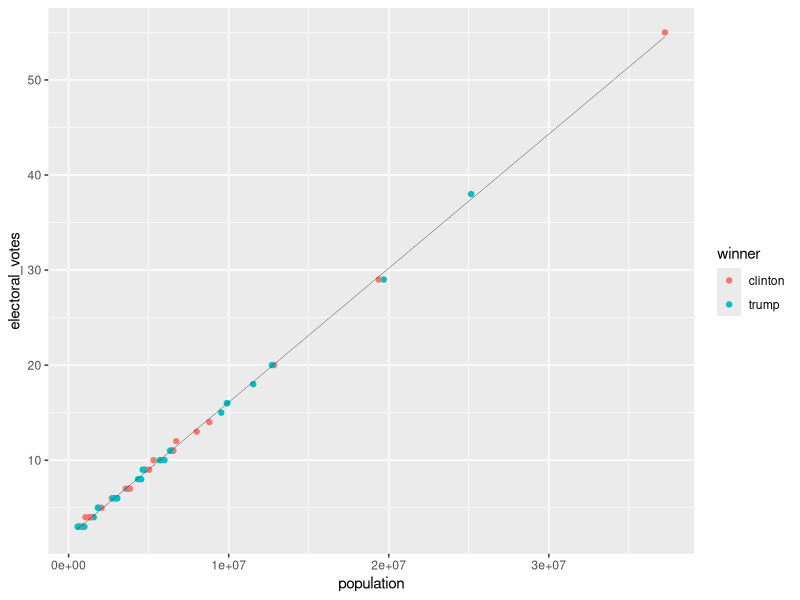
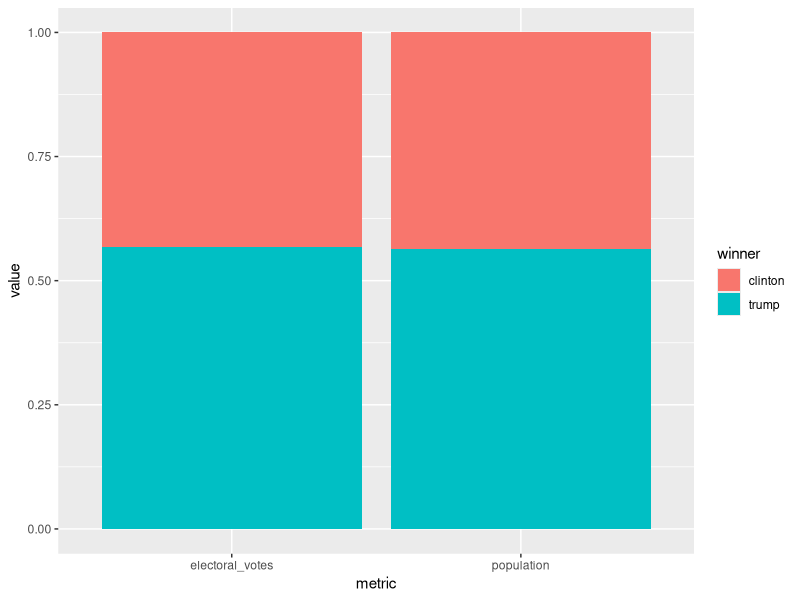

Write the R code that produced these figures, in order.
## ---- chunk 1
library(tidyverse)
library(knitr)
library(dslabs)
## ---- chunk 2
q_1a <- murders |> 
  left_join(results_us_election_2016, join_by(state))
head(q_1a)
## ---- chunk 3
q_1b <- q_1a |> 
  mutate(winner = ifelse(clinton > trump, "clinton", "trump")) |> 
  select(state, population, electoral_votes, clinton, trump, others, winner)
head(q_1b)
## ---- chunk 4
q_1b |> 
  ggplot(mapping = aes(x = population, y = electoral_votes, colour = winner)) +
  geom_point() +
  geom_smooth(method = "lm", se = F, linewidth = 0.1, colour = "black")
## ---- chunk 5
q_2a <- q_1b |> 
  pivot_longer(c("population", "electoral_votes"), names_to = "metric", values_to = "value") |> 
  select(state, clinton, trump, others, winner, metric, value)
head(q_2a)
## ---- chunk 6
q_2b <- q_2a |> 
  group_by(metric, winner) |> 
  summarise(
     value = sum(value))
q_2b
## ---- chunk 7
q_2b |> 
  ggplot(aes(metric, value, fill = winner)) +
  geom_col(position = "fill")
